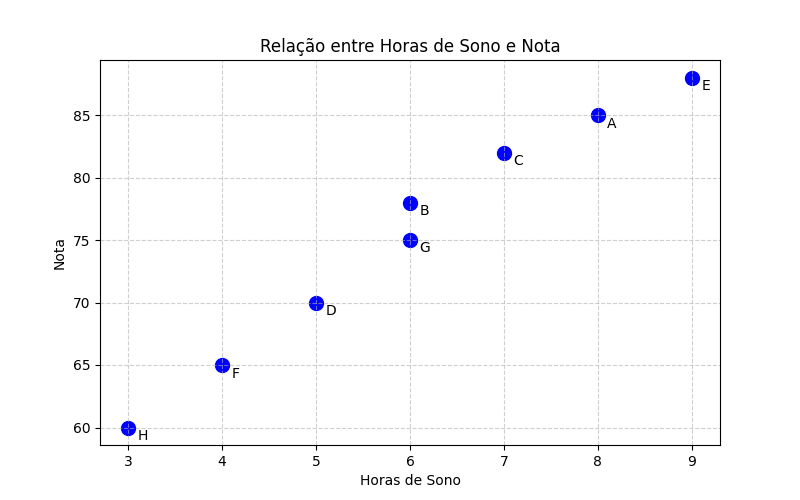

Source code (Python):
# Fonte: https://chatgpt.com/share/68c7234c-51f0-8008-8b70-5d6230ab6735
import matplotlib.pyplot as plt

# Dados
id = ['A', 'B', 'C', 'D', 'E', 'F', 'G', 'H']
hrs_sono = [8, 6, 7, 5, 9, 4, 6, 3]
nota = [85, 78, 82, 70, 88, 65, 75, 60]

# Ordenar por id em ordem decrescente
dados = list(zip(id, hrs_sono, nota))
dados.sort(key=lambda x: x[0], reverse=True)

ids_ord, hrs_ord, notas_ord = zip(*dados)

# Gráfico
plt.figure(figsize=(8,5))
plt.scatter(hrs_ord, notas_ord, color='blue', s=100)

for i, txt in enumerate(ids_ord):
    plt.annotate(txt, (hrs_ord[i]+0.1, notas_ord[i]-1))

plt.title("Relação entre Horas de Sono e Nota")
plt.xlabel("Horas de Sono")
plt.ylabel("Nota")
plt.grid(True, linestyle="--", alpha=0.6)
plt.show()
